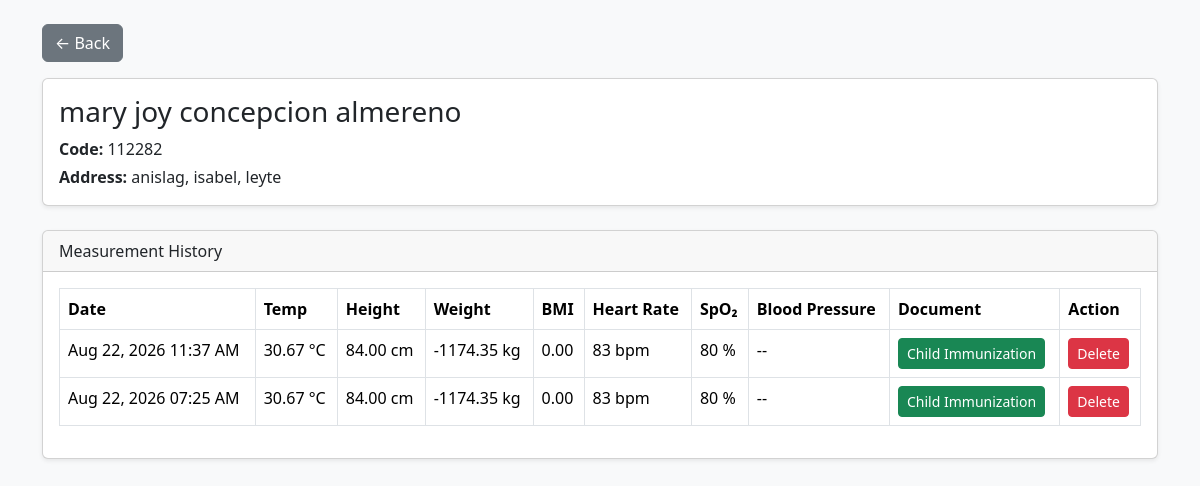
/admin/logs/patient-history-list.php?user_id=58, run on the app's committed database.
### tables this page shows
CREATE TABLE `users` (
  `id` int(11) NOT NULL,
  `fullname` varchar(100) NOT NULL,
  `last_name` varchar(50) DEFAULT NULL,
  `first_name` varchar(50) DEFAULT NULL,
  `middle_name` varchar(50) DEFAULT NULL,
  `suffix` varchar(20) DEFAULT NULL,
  `age` int(11) DEFAULT NULL,
  `birth_date` date DEFAULT NULL,
  `gender` enum('Male','Female') DEFAULT NULL,
  `address` text DEFAULT NULL,
  `barangay` varchar(100) DEFAULT NULL,
  `city_municipality` varchar(100) DEFAULT NULL,
  `province` varchar(100) DEFAULT NULL,
  `code_number` varchar(6) NOT NULL,
  `role` enum('admin','patient') NOT NULL,
  `created_at` timestamp NOT NULL DEFAULT current_timestamp(),
  `contact_number` varchar(20) DEFAULT NULL,
  `service_type` varchar(50) NOT NULL,
  `patient_number` int(11) NOT NULL DEFAULT 0,
  `blood_type` varchar(5) DEFAULT NULL
);

CREATE TABLE `measurements` (
  `id` int(11) NOT NULL,
  `user_id` int(11) NOT NULL,
  `temperature` decimal(5,2) DEFAULT NULL,
  `weight` decimal(6,2) DEFAULT NULL,
  `height` decimal(6,2) DEFAULT NULL,
  `bmi` decimal(5,2) DEFAULT NULL,
  `heart_rate` int(11) DEFAULT NULL,
  `spo2` int(11) DEFAULT NULL,
  `systolic` int(11) DEFAULT NULL,
  `diastolic` int(11) DEFAULT NULL,
  `created_at` timestamp NOT NULL DEFAULT current_timestamp(),
  `service_type` varchar(100) DEFAULT NULL
);

### admin/logs/patient-history-list.php (the view, shortened to what this page needs)
<?php
$user_id = (int)$_GET['user_id'];
$patientQuery = mysqli_query(
    $conn,
    "SELECT *
     FROM users
     WHERE id = '$user_id'"
);
$patient = mysqli_fetch_assoc($patientQuery);
$historyQuery = mysqli_query(
    $conn,
    "SELECT *
     FROM measurements
     WHERE user_id = '$user_id'
     ORDER BY created_at DESC"
);
?>
<!DOCTYPE html>
<html>
<head>
    <link href="https://cdn.jsdelivr.net/npm/bootstrap@5.3.3/dist/css/bootstrap.min.css"
          rel="stylesheet">
</head>
<body class="bg-light">
<div class="container py-4">
   <a href="patient-history.php" class="btn btn-secondary mb-3">
        ← Back
   </a>
    <div class="card shadow-sm mb-4">
        <div class="card-body">
            <h3><?= htmlspecialchars($patient['fullname']) ?></h3>
            <p class="mb-1">
                <strong>Code:</strong>
                <?= htmlspecialchars($patient['code_number']) ?>
            </p>
            <p class="mb-0">
                <strong>Address:</strong>
                <?= htmlspecialchars($patient['address']) ?>
            </p>
        </div>
    </div>
    <div class="card shadow-sm">
        <div class="card-header">
            Measurement History
        </div>
        <div class="card-body">
            <table class="table table-bordered">
                <thead>
                    <tr>
                        <th>Date</th>
                        <th>Temp</th>
                        <th>Height</th>
                        <th>Weight</th>
                        <th>BMI</th>
                        <th>Heart Rate</th>
                        <th>SpO₂</th>
                        <th>Blood Pressure</th>
                        <th>Document</th>
                        <th>Action</th>
                    </tr>
                </thead>
                <tbody>
                    <?php while($row = mysqli_fetch_assoc($historyQuery)): ?>
                   <tr>
                        <td><?= date('M d, Y h:i A', strtotime($row['created_at'])) ?></td>
                        <td><?= $row['temperature'] ?> °C</td>
                        <td><?= $row['height'] ?> cm</td>
                        <td><?= $row['weight'] ?> kg</td>
                        <td><?= $row['bmi'] ?></td>
                        <td><?= $row['heart_rate'] ?> bpm</td>
                        <td><?= $row['spo2'] ?> %</td>
                        <td>
                            <?php
                            if (!empty($row['systolic']) && !empty($row['diastolic'])) {
                                echo $row['systolic'] . '/' . $row['diastolic'] . ' mmHg';
                            } else {
                                echo '--';
                            }
                            ?>
                        </td>
                        <td>
                            <?php if($row['service_type'] == 'vital'): ?>
                                <a href="../Doc/docu-vital-screening.php?id=<?= $user_id ?>"
                                class="btn btn-primary btn-sm">
                                    Vital Screening
                                </a>
                            <?php elseif($row['service_type'] == 'immunization'): ?>
                                <a href="../Doc/docu-child-immunization.php?id=<?= $user_id ?>"
                                class="btn btn-success btn-sm">
                                    Child Immunization
                                </a>
                            <?php else: ?>
                                <span class="text-muted">No Document</span>
                            <?php endif; ?>
                            </td>
                            <td>
                               <a href="patient-history-list.php?user_id=<?= $user_id ?>&delete_id=<?= $row['id'] ?>"
                                class="btn btn-danger btn-sm">
                                    Delete
                                </a>
                            </td>
                    </tr>
                    <?php endwhile; ?>
                </tbody>
</div>
</body>
</html>

### data on the page
users: fullname "mary joy concepcion almereno", code_number "112282", address "anislag, isabel, leyte"
measurements: created_at "Aug 22, 2026 11:37 AM", temperature "30.67", height "84.00", weight "-1174.35", bmi "0.00", heart_rate "83", spo2 "80"
measurements: created_at "Aug 22, 2026 07:25 AM", temperature "30.67", height "84.00", weight "-1174.35", bmi "0.00", heart_rate "83", spo2 "80"
